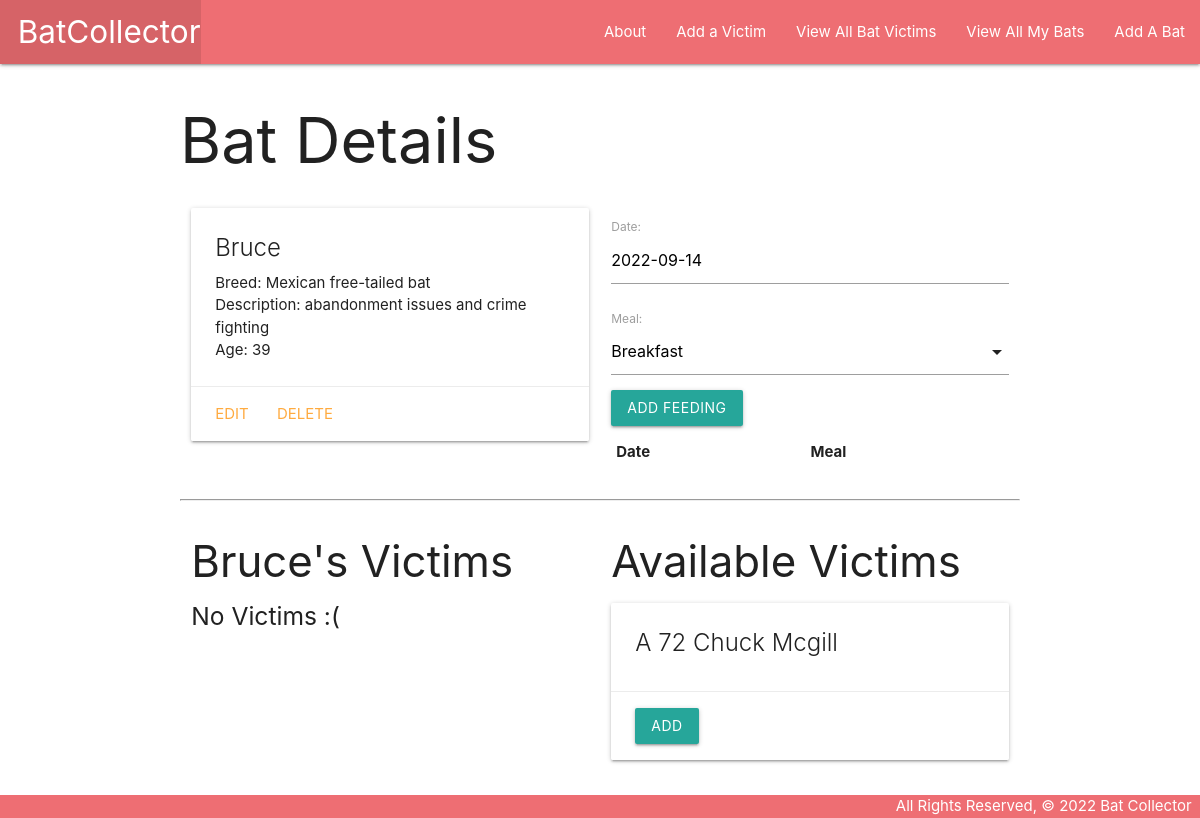
The page /bats/2/ on the database as committed earlier.
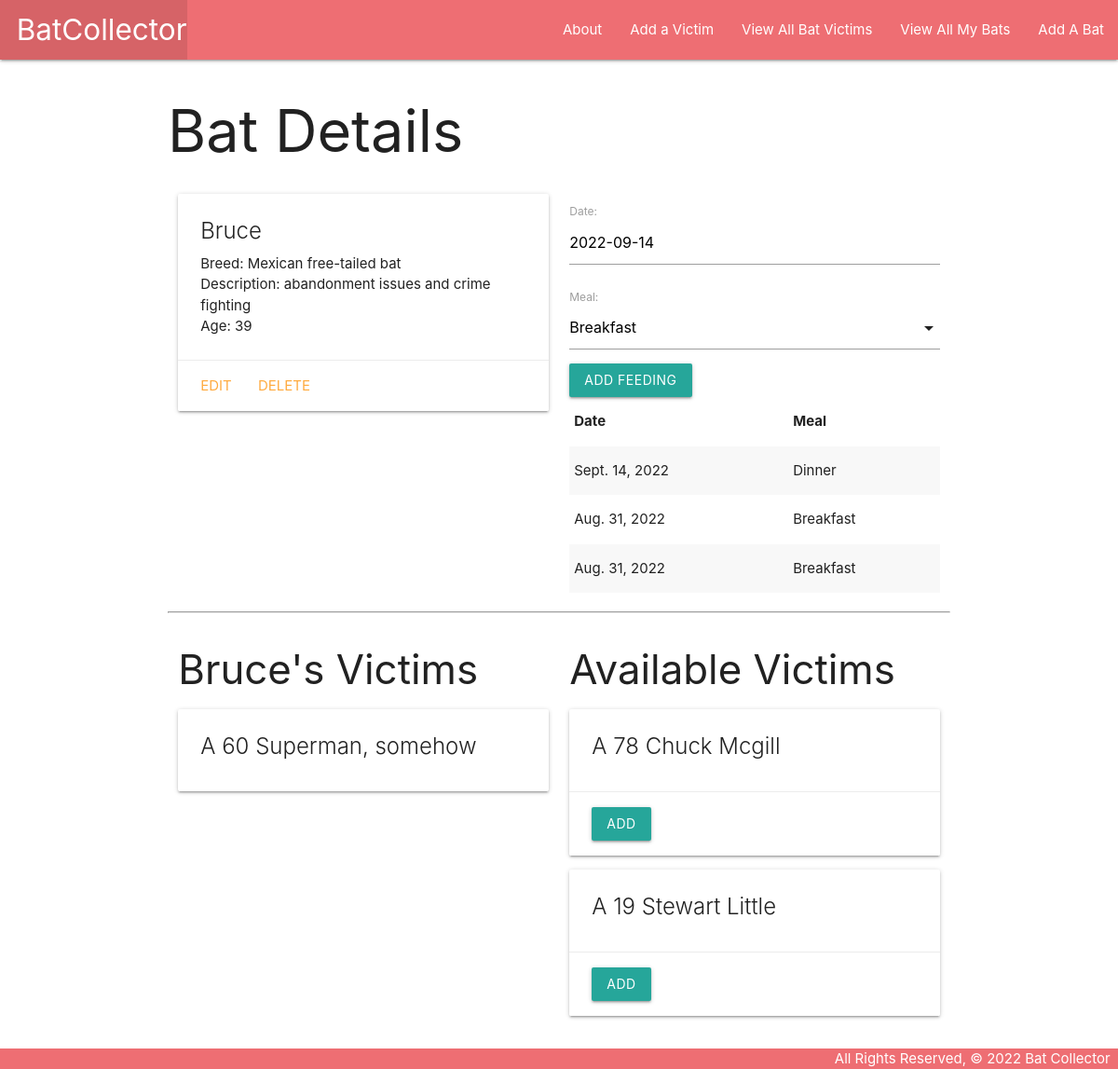
The same page on the database as committed later.
### main_app/models.py (models this page shows, shortened)
class Bat(models.Model):
    name = models.CharField(max_length=100)
    breed = models.CharField(max_length=100)
    description = models.TextField(max_length=250)
    age = models.IntegerField()
    victims = models.ManyToManyField(Victim)

class Victim(models.Model):
    name = models.CharField(max_length=50)
    age = models.CharField(max_length=20)

class Feeding(models.Model):
    date = models.DateField()
    meal = models.CharField(
        max_length=1,
        choices=MEALS,
        default=MEALS[0][0]
        )
    bat = models.ForeignKey(Bat, on_delete=models.CASCADE)
    class Meta:
        ordering = ['-date']

### main_app/views.py (the view)
# urls.py: path('bats/<int:bat_id>/', views.bats_detail, name="detail"),
def bats_detail(request, bat_id):
    bat = Bat.objects.get(id=bat_id)
    victims_bat_doesnt_have = Victim.objects.exclude(id__in = bat.victims.all().values_list('id'))
    feeding_form = FeedingForm()
    return render(request, 'bats/detail.html', {'bat': bat, 'feeding_form': feeding_form, 'victims': victims_bat_doesnt_have})

### main_app/forms.py
class FeedingForm(ModelForm):
    class Meta:
        model = Feeding
        fields = ['date', 'meal']

### main_app/templates/bats/detail.html (shortened to what this page needs)
{% extends 'base.html' %}
{% block content %}
<h1>Bat Details</h1>
<div class="row">
	<div class="col s6">
		<div class="card">
			<div class="card-content">
				<span class="card-title">{{ bat.name }}</span>
				<p>Breed: {{ bat.breed }}</p>
				<p>Description: {{ bat.description }}</p>
				{% if bat.age > 0 %}
				<p>Age: {{ bat.age }}</p>
				{% else %}
				<p>Age: Baby</p>
				{% endif %}
			</div>
			<div class="card-action">
				<a href="{% url 'bats_update' bat.id %}">Edit</a>
				<a href="{% url 'bats_delete' bat.id %}">Delete</a>
			</div>
		</div>
	</div>
	<div class="col s6">
		<form action="{% url 'add_feeding' bat.id %}" method="POST">
			{{feeding_form.as_p}}
			<input type="submit" class="btn" value="Add Feeding" />
		</form>
		<table class="striped">
			<thead>
				<tr>
					<th>Date</th>
					<th>Meal</th>
				</tr>
			</thead>
			<tbody>
				{% for feeding in bat.feeding_set.all %}
				<tr>
					<td>{{feeding.date}}</td>
					<td>{{feeding.get_meal_display}}</td>
				</tr>
				{% endfor %}
			</tbody>
		</table>
	</div>
</div>
<hr>
<div class="row">
	<div class="col s6">
		<h3>{{ bat.name }}'s Victims</h3>
		{% if bat.victims.count %}
		{% for victim in bat.victims.all %}
		<div class="card">
			<div class="card-content">
				<span class="card-title">
					A <span style="age: {{ victim.age }}">{{ victim.age }}</span> {{ victim.name }}
				</span>
			</div>
		</div>
		{% endfor %}
		{% else %}
		<h5>No Victims :(</h5>
		{% endif %}
	</div>
	<div class="col s6">
		<h3>Available Victims</h3>
		{% if victims.count %}
		{% for victim in victims.all %}
		<div class="card">
			<div class="card-content">
				<span class="card-title">
					A <span style="age: {{ victim.age }}">{{ victim.age }}</span> {{ victim.name }}
				</span>
			</div>
			<div class="card-action">
				<form action="{% url 'assoc_victim' bat.id victim.id %}" method="post">
					<button type="submit" class="btn">Add</button>
				</form>
			</div>
		</div>
		{% endfor %}
		{% else %}
		<h5>{{bat.name}} Already Has All Victims Available</h5>
		{% endif %}
	</div>
</div>
{% endblock %}

### main_app/templates/base.html (shortened to what this page needs)
{% load static %}
<!DOCTYPE html>
<html lang="en">
<head>
  <link rel="stylesheet" href="https://cdnjs.cloudflare.com/ajax/libs/materialize/1.0.0/css/materialize.min.css">
  <link rel="stylesheet" type="text/css" href="{% static 'css/style.css' %}">
</head>
<body>
  <header class="navbar-fixed">
    <nav>
      <div class="nav-wrapper">
        <ul>
          <li><a href="/" class="left brand-logo">&nbsp;&nbsp;BatCollector</a></li>
        </ul>
        <ul class="right">
          <li><a href="/about">About</a></li>
          <li><a href="{% url 'victims_create' %}">Add a Victim</a></li>
          <li><a href="{% url 'victims_index' %}">View All Bat Victims</a></li>
          <li><a href="/bats">View All My Bats</a></li>
          <li><a href="{% url 'bats_create' %}">Add A Bat</a></li>
        </ul>
      </div>
    </nav>
  </header>
  <main class="container">
    {% block content %}
    {% endblock %}
  </main>
  <footer class="page-footer">
    <div class="right">All Rights Reserved, &copy; 2022 Bat Collector &nbsp;</div>
  </footer>
</body>
</html>

### main_app/static/css/style.css (style rules this page uses)
body { display: flex; min-height: 100vh; flex-direction: column; }
main { flex: 1 0 auto; }
footer.page-footer { padding-top: 0; text-align: right; }

Rows that differ between the two databases and show on the page:
removed Victim: age "72", name "Chuck Mcgill", shown under "Available Victims"
added Feeding: date "Sept. 14, 2022", meal "Dinner"
added Feeding: date "Aug. 31, 2022", meal "Breakfast"
added Feeding: date "Aug. 31, 2022", meal "Breakfast"
added Victim: age "60", name "Superman, somehow", shown under "Bruce's Victims"
added Victim: age "78", name "Chuck Mcgill", shown under "Available Victims"
added Victim: age "19", name "Stewart Little", shown under "Available Victims"
Other text that changed with them:
text no longer shown: "No Victims :("
